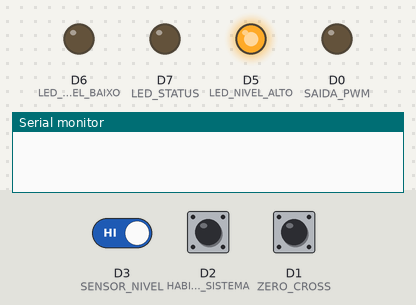
Bench run of a program on a simulated ESP8266 (NodeMCU). Shown: output pins drawn as LEDs (lit = HIGH), the last lines printed to the serial monitor. Dashed ring = blinking. The test bench sets the inputs (shaded band); at power-on: D1 (ZERO_CROSS) HIGH, D2 (HABILITA_SISTEMA) HIGH, D3 (SENSOR_NIVEL) HIGH. WiFi joins after 1.5 s; servers stay silent unless stated.

Above: at 0.1 s.
At 2.38 s:
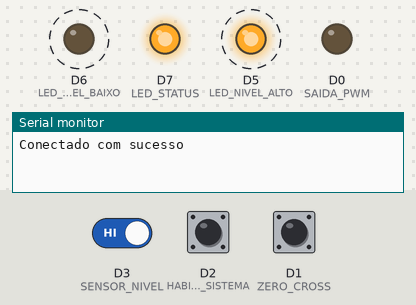
2.8 s: D1 (ZERO_CROSS) pulled LOW for 0.15 s
5.8 s: D2 (HABILITA_SISTEMA) pulled LOW for 3.2 s
At 5.8 s:
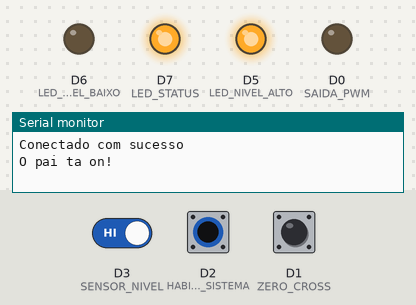
Timing chart, 0 to 16.5 s (numbered marks = the images above; inputs shaded):
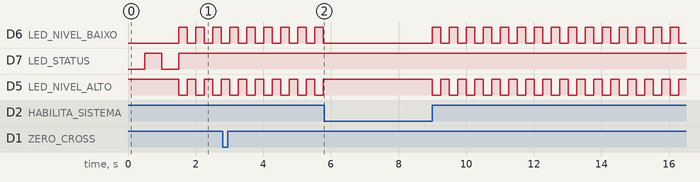

The program:

main.cpp
```cpp
/** =============================================================================================================
  Projeto: Controle de saída PWM (bomba submersível) e monitoramento do nível
  Utilizado: NodeMCU, Leds de Indicação, Sensor de nível, chave ON/OFF, módulo TRIAC
  @file main.cpp
  @author Yhan Christian Souza Silva
  @date  03/04/2021
  @version V.1.0.0

          **DESCRIÇÃO DE FUNCIONAMENTO DO FIRMWARE**
  - O sistema após inicialização fará o acionamento do TRIAC via PWM para controle do fluxo de água da bomba
  submersível, é colocado um sensor de nível que identifica o baixo nível e o LED_BAIXO_NIVEL será aceso e
  a bomba desabilitada, além disso, o usuário receberá uma notificação em app android.
  - Inicialmente a comunicação será via HTTP, entre o NodeMCU e a base de dados (Base de dados será o Firebase)
  - Projeto em desenvolvimento e mudanças podem ocorrer, de acordo com as necessidades.

  Aplicação do Projeto: Pessoal, para controle do fluxo de água do bebedouro dos gatos.
  ============================================================================================================== */

//Biblioteca Auxiliares

#include "main.h"

//Variáveis e Constantes

bool zeroCrossDetector = false;


//Setup

void setup()
{
  //Desabilita WDT
  desabilitaWDT();

  //Configura pinos de IO
  iniciaIOs();

  //Configura comunicação Serial
  iniciaSerial();

  //Inicia comunicação WiFi
  conectaWiFi();

  //Configura interrupção D2 = ZERO CROSS DETECTOR

  configInterrupt();

  //Habilita WDT 1000ms (ou seja 1s)
  habilitaWDT();
}

//Loop
void loop()
{
  bool leHabilitaSistema = leituraEntradaDigital(HABILITA_SISTEMA);

  if (!leHabilitaSistema)
  {
    bool leSensorNivel = leituraEntradaDigital(SENSOR_NIVEL);

    if (leSensorNivel)
    {
      ligaSaidaDigital(LED_NIVEL_ALTO);
      desligaSaidaDigital(LED_NIVEL_BAIXO);
    }

    else
    {
      ligaSaidaDigital(LED_NIVEL_BAIXO);
      desligaSaidaDigital(LED_NIVEL_ALTO);
    }
  }
  else
  {
    desabilitaSistema();
  }

  //Alimenta WDT atualizando sistemaT
   yield();
  ESP.wdtFeed();
}

/*Função: trataISR
  Tratamento interrupçao ZeroCross Detector TRIAC, tornando o bit zeroCrossDetector = 1;
  Parâmetros: nenhum
  Retorno: nenhum
*/
ICACHE_RAM_ATTR void trataISR()
{
  zeroCrossDetector = true;
  digitalWrite(LED_BUILTIN, LOW);
  Serial.println("O pai ta on!");
}
```

main.h
```cpp
#ifndef _MAIN_H
#define _MAIN_H

// Bibliotecas Auxiliares

#include <Arduino.h>
#include "sysconfig.h"
#include "sysuser.h"

//Protótipo das Funções

ICACHE_RAM_ATTR void trataISR();

#endif
```

sysuser.h
```cpp
#ifndef _SYSUSER_H
#define _SYSUSER_H

// Bibliotecas Auxiliares

#include <Arduino.h>
#include "sysconfig.h"

//Protótipo das Funções

bool leituraEntradaDigital(uint8_t pino);
void ligaSaidaDigital(uint8_t pino);
void desligaSaidaDigital(uint8_t pino);
void desabilitaSistema();
void indicaSistemaDesabilitado();
#endif
```

sysuser.cpp
```cpp
//Bibliotecas Auxiliares

#include "sysuser.h"

/*Função: leituraEntradaDigital
  Realiza leitura de entrada digital
  Parâmetros: inteiro: pino
  Retorno: booleano estado lógico
*/

bool leituraEntradaDigital(uint8_t pino)
{
    bool estado  = digitalRead(pino);
    return estado;
}

/*Função: ligaSaidaDigital
  Escreve na saída digital o valor HIGH
  Parâmetros: inteiro: pino
  Retorno: nenhum
*/

void ligaSaidaDigital(uint8_t pino)
{
  digitalWrite(pino, HIGH);
}

/*Função: desligaSaidaDigital
  Escreve na saída digital o valor LOW
  Parâmetros: inteiro: pino
  Retorno: nenhum
*/
void desligaSaidaDigital(uint8_t pino)
{
  digitalWrite(pino, LOW);
}

/*Função: desabilitaSistema
  Função que chama ações que indicam sistema desabilitado
  Parâmetros: inteiro: nenhum
  Retorno: nenhum
*/

void desabilitaSistema()
{
  static unsigned long ultimoMillis;

  if((long)millis() - ultimoMillis > INTERVALO_MILLIS_01)
  {
    indicaSistemaDesabilitado();
    ultimoMillis = millis();
  }
}

/*Função: indicaSistemaDesabilitado
  Indica com LED_NIVEL_ALTO LED_NIVEL_BAIXO (piscando) de forma alternada
  Parâmetros: inteiro: pino
  Retorno: nenhum
*/

void indicaSistemaDesabilitado()
{
  digitalWrite(LED_NIVEL_ALTO, !digitalRead(LED_NIVEL_ALTO));
  digitalWrite(LED_NIVEL_BAIXO, !digitalRead(LED_NIVEL_BAIXO));
}
```

sysconfig.h
```cpp
#ifndef _SYSCONFIG_H
#define _SYSCONFIG_H

// Bibliotecas Auxiliares
#include <Arduino.h>
#include <ESP8266WiFi.h>
#include <DNSServer.h>
#include <ESP8266WebServer.h>
#include <WiFiManager.h>
#include <Ticker.h>

// Defines de Hardware e Gerais do projeto

// Entradas

#define ZERO_CROSS D1
#define HABILITA_SISTEMA D2
#define SENSOR_NIVEL D3

// Saídas

#define SAIDA_PWM D0
#define LED_NIVEL_ALTO D5
#define LED_NIVEL_BAIXO D6
#define LED_STATUS D7

// Defines Gerais

#define BAUD_RATE 115200

#define INTERVALO_MILLIS_01 250

//Protótipo das Funções

void iniciaIOs();
void iniciaSerial();
void conectaWiFi();
void configModeCallback(WiFiManager *myWiFiManager);
void tick();
void configInterrupt();
extern ICACHE_RAM_ATTR void trataISR();
void desabilitaWDT();
void habilitaWDT();

#endif
```

sysconfig.cpp
```cpp
//Bibliotecas Auxiliares

#include "sysconfig.h"

/*Função: iniciaIOs
  Configura Entradas e Saídas e inicia com todos os pinos desligados
  Parâmetros: nenhum
  Retorno: nenhum
*/

void iniciaIOs()
{
  //Declara Entradas
  pinMode(ZERO_CROSS, INPUT_PULLUP);
  pinMode(SENSOR_NIVEL, INPUT_PULLUP);
  pinMode(HABILITA_SISTEMA, INPUT_PULLUP);
  //Declara Saídas

  pinMode(LED_NIVEL_ALTO, OUTPUT);
  pinMode(LED_NIVEL_BAIXO, OUTPUT);
  pinMode(LED_STATUS, OUTPUT);
  pinMode(SAIDA_PWM, OUTPUT);

  //Inicia  saídas em nível lógico baixo
  digitalWrite(LED_NIVEL_ALTO, HIGH);
  digitalWrite(LED_NIVEL_BAIXO, LOW);
  digitalWrite(LED_STATUS, LOW);
  digitalWrite(SAIDA_PWM, LOW);
}

/*Função: iniciaSerial
  Inicia comunicação serial
  Parâmetros: nenhum
  Retorno: nenhum
*/

void iniciaSerial()
{
  Serial.begin(BAUD_RATE);
}

/*Função: conectaWiFi
  Verifica conexão WiFi e chamada modo AP em caso de falha de conexão
  Parâmetros: nenhum
  Retorno: nenhum
*/

void conectaWiFi()
{

  // Instância Objetos
  WiFiManager wifiManager;
  Ticker ticker;
  //reset settings - for testing
  // wifiManager.resetSettings();

  //Pisca LED indicando LED_STATUS
  ticker.attach(0.5, tick);

  //Chama modo AP para configuração WiFi
  wifiManager.setAPCallback(configModeCallback);

  if (!wifiManager.autoConnect("Agua Felinos", "12345678"))
  {
    Serial.println("Falha de conexão WiFi");
  }

  //Desabilita o ticker e mantém led status ligado
  ticker.detach();
  //Conexão realizada com sucesso
  Serial.println("Conectado com sucesso");
  digitalWrite(LED_STATUS, HIGH);
}

/*Função: configModeCallback
  Entra no modo AP e realiza configuração WiFi
  Parâmetros: instância WiFiManager
  Retorno: nenhum
*/

void configModeCallback(WiFiManager *myWiFiManager)
{
  Ticker ticker;

  Serial.println("Entrou no modo AP - Gentileza Acessar");
  Serial.println(WiFi.softAPIP());
  Serial.println(myWiFiManager->getConfigPortalSSID());

  //LED_STATUS pisca mais rápido indicando modo de configuração
  ticker.attach(0.2, tick);
}

/*Função: tick
  Função para piscar o LED_STATUS
  Parâmetros: inteiro: pino inteiro: tempo
  Retorno: nenhum
*/

void tick()
{
  digitalWrite(LED_STATUS, !digitalRead(LED_STATUS));
}

/*Função: configInterrupt
  Configura Interrupção por borda de descida do pino ZERO_CROSS
  Parâmetros: nenhum
  Retorno: nenhum
*/

void configInterrupt()
{
  attachInterrupt(digitalPinToInterrupt(ZERO_CROSS), trataISR, FALLING);
}


/*Função: desabilitaWDT
  Desabilita Watch Dog Timer ESP
  Parâmetros: nenhum
  Retorno: nenhum
*/

void desabilitaWDT()
{
  ESP.wdtDisable();
}

/*Função: habilitaWDT
  Habilita Watch Dog Timer ESP
  Parâmetros: nenhum
  Retorno: nenhum
*/

void habilitaWDT()
{
  ESP.wdtEnable(1E3);
}
```
